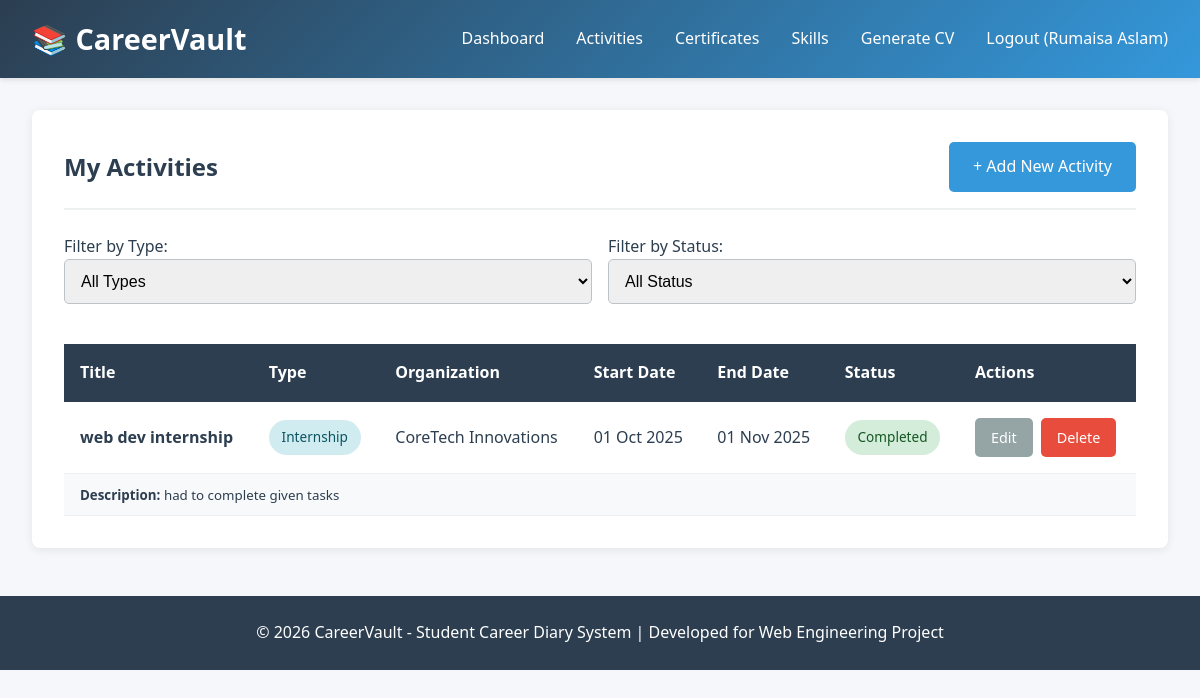
The page /activities/index.php (signed in) on the database its author committed.
### tables this page shows
CREATE TABLE `activities` (
  `activity_id` int(11) NOT NULL,
  `user_id` int(11) NOT NULL,
  `title` varchar(200) NOT NULL,
  `type` enum('Internship','Course','Conference','Workshop') NOT NULL,
  `organization` varchar(200) NOT NULL,
  `start_date` date NOT NULL,
  `end_date` date DEFAULT NULL,
  `status` enum('Ongoing','Completed') DEFAULT 'Ongoing',
  `description` text DEFAULT NULL,
  `created_at` timestamp NOT NULL DEFAULT current_timestamp(),
  `updated_at` timestamp NOT NULL DEFAULT current_timestamp() ON UPDATE current_timestamp()
);

### includes/session.php (called while the page is built, shortened)
<?php
function is_logged_in() {
    return isset($_SESSION['user_id']) && !empty($_SESSION['user_id']);
}
function get_user_id() {
    return $_SESSION['user_id'] ?? null;
}
function get_user_name() {
    return $_SESSION['user_name'] ?? 'User';
}
?>

### includes/helpers.php (called while the page is built, shortened)
<?php
function format_date($date) {
    return date('d M Y', strtotime($date));
}

### activities/index.php (the view, shortened to what this page needs)
<?php
require_once __DIR__ . '/../config/db.php';
require_once __DIR__ . '/../includes/session.php';
require_once __DIR__ . '/../includes/helpers.php';
$user_id = get_user_id();
$sql = "SELECT * FROM activities WHERE user_id = ?";
$params = [$user_id];
$types = "i";
$sql .= " ORDER BY start_date DESC";
$stmt = $conn->prepare($sql);
$stmt->bind_param($types, ...$params);
$stmt->execute();
$activities = $stmt->get_result();
include '../includes/header.php';
?>
<div class="container">
    <div class="card">
        <div class="card-header">
            <h2 class="card-title">My Activities</h2>
            <a href="add.php" class="btn btn-primary">+ Add New Activity</a>
        </div>
        <form method="GET" style="display: flex; gap: 1rem; margin-bottom: 1.5rem; flex-wrap: wrap;">
            <div style="flex: 1; min-width: 200px;">
                <label for="type">Filter by Type:</label>
                <select name="type" id="type" class="form-control" onchange="this.form.submit()">
                    <option value="">All Types</option>
                </select>
            </div>
            <div style="flex: 1; min-width: 200px;">
                <label for="status">Filter by Status:</label>
                <select name="status" id="status" class="form-control" onchange="this.form.submit()">
                    <option value="">All Status</option>
                </select>
            </div>
        </form>
        <?php if ($activities->num_rows > 0): ?>
            <div class="table-responsive">
                <table class="table">
                    <thead>
                        <tr>
                            <th>Title</th>
                            <th>Type</th>
                            <th>Organization</th>
                            <th>Start Date</th>
                            <th>End Date</th>
                            <th>Status</th>
                            <th>Actions</th>
                        </tr>
                    </thead>
                    <tbody>
                        <?php while ($activity = $activities->fetch_assoc()): ?>
                            <tr>
                                <td><strong><?php echo htmlspecialchars($activity['title']); ?></strong></td>
                                <td><span class="badge badge-info"><?php echo $activity['type']; ?></span></td>
                                <td><?php echo htmlspecialchars($activity['organization']); ?></td>
                                <td><?php echo format_date($activity['start_date']); ?></td>
                                <td><?php echo $activity['end_date'] ? format_date($activity['end_date']) : 'Present'; ?></td>
                                <td>
                                    <span class="badge <?php echo $activity['status'] == 'Completed' ? 'badge-success' : 'badge-warning'; ?>">
                                        <?php echo $activity['status']; ?>
                                    </span>
                                </td>
                                <td>
                                    <div class="action-buttons">
                                        <a href="edit.php?id=<?php echo $activity['activity_id']; ?>" class="btn btn-secondary btn-small">Edit</a>
                                        <a href="delete.php?id=<?php echo $activity['activity_id']; ?>" class="btn btn-danger btn-small"
                                           onclick="return confirm('Are you sure you want to delete this activity?')">Delete</a>
                                    </div>
                                </td>
                            </tr>
                            <?php if (!empty($activity['description'])): ?>
                                <tr>
                                    <td colspan="7" style="background-color: #f8f9fa; padding: 0.5rem 1rem;">
                                        <small><strong>Description:</strong> <?php echo nl2br(htmlspecialchars($activity['description'])); ?></small>
                                    </td>
                                </tr>
                            <?php endif; ?>
                        <?php endwhile; ?>
                    </tbody>
                </table>
            </div>
        <?php endif; ?>
    </div>
</div>
<?php include '../includes/footer.php'; ?>

### includes/header.php (shortened to what this page needs)
<!DOCTYPE html>
<html lang="en">
<head>
    <link rel="stylesheet" href="https://cdnjs.cloudflare.com/ajax/libs/font-awesome/6.4.0/css/all.min.css">
    <link rel="stylesheet" href="../assets/css/style.css">
</head>
<body>
    <header class="header">
        <div class="header-container">
            <div class="logo">
                <h1>📚 CareerVault</h1>
            </div>
            <?php if (is_logged_in()): ?>
            <nav class="nav-menu">
                <ul>
                    <li><a href="../dashboard/index.php">Dashboard</a></li>
                    <li><a href="../activities/index.php">Activities</a></li>
                    <li><a href="../certificates/index.php">Certificates</a></li>
                    <li><a href="../skills/index.php">Skills</a></li>
                    <li><a href="../cv/generate.php">Generate CV</a></li>
                    <li><a href="../auth/logout.php">Logout (<?php echo get_user_name(); ?>)</a></li>
                </ul>
            </nav>
            <?php endif; ?>
        </div>
    </header>

### includes/footer.php (shortened to what this page needs)
<footer class="footer">
        <p>&copy; <?php echo date('Y'); ?> CareerVault - Student Career Diary System | Developed for Web Engineering Project</p>
    </footer>
</body>
</html>

### assets/css/style.css (style rules this page uses)
:root { --primary-color: #2c3e50; --secondary-color: #3498db; --success-color: #27ae60; --danger-color: #e74c3c; --warning-color: #f39c12; --light-bg: #ecf0f1; --dark-text: #2c3e50; --border-color: #bdc3c7; }
* { margin: 0; padding: 0; box-sizing: border-box; }
body { font-family: 'Segoe UI', Tahoma, Geneva, Verdana, sans-serif; background-color: #f5f7fa; color: var(--dark-text); line-height: 1.6; }
.header { background: linear-gradient(135deg, var(--primary-color), var(--secondary-color)); color: white; padding: 1rem 0; box-shadow: 0 2px 5px rgba(0,0,0,0.1); }
.header-container { max-width: 1200px; margin: 0 auto; display: flex; justify-content: space-between; align-items: center; padding: 0 2rem; }
.logo h1 { font-size: 1.8rem; font-weight: 700; }
.nav-menu ul { list-style: none; display: flex; gap: 2rem; }
.nav-menu a { color: white; text-decoration: none; font-weight: 500; transition: opacity 0.3s; }
.container { max-width: 1200px; margin: 2rem auto; padding: 0 2rem; }
.card { background: white; border-radius: 8px; padding: 2rem; margin-bottom: 2rem; box-shadow: 0 2px 10px rgba(0,0,0,0.08); }
.card-header { display: flex; justify-content: space-between; align-items: center; margin-bottom: 1.5rem; padding-bottom: 1rem; border-bottom: 2px solid var(--light-bg); }
.card-title { font-size: 1.5rem; color: var(--primary-color); font-weight: 600; }
.form-control { width: 100%; padding: 0.75rem; border: 1px solid var(--border-color); border-radius: 5px; font-size: 1rem; transition: border-color 0.3s; }
select.form-control { cursor: pointer; }
.btn { padding: 0.75rem 1.5rem; border: none; border-radius: 5px; cursor: pointer; font-size: 1rem; font-weight: 500; transition: all 0.3s; text-decoration: none; display: inline-block; }
.btn-primary { background-color: var(--secondary-color); color: white; }
.btn-danger { background-color: var(--danger-color); color: white; }
.btn-secondary { background-color: #95a5a6; color: white; }
.btn-small { padding: 0.5rem 1rem; font-size: 0.9rem; }
.table-responsive { overflow-x: auto; }
.table { width: 100%; border-collapse: collapse; margin-top: 1rem; }
.table th { background-color: var(--primary-color); color: white; padding: 1rem; text-align: left; font-weight: 600; }
.table td { padding: 1rem; border-bottom: 1px solid var(--light-bg); }
.badge { display: inline-block; padding: 0.4rem 0.8rem; border-radius: 20px; font-size: 0.85rem; font-weight: 500; }
.badge-success { background-color: #d4edda; color: #155724; }
.badge-info { background-color: #d1ecf1; color: #0c5460; }
.action-buttons { display: flex; gap: 0.5rem; }
.footer { background-color: var(--primary-color); color: white; text-align: center; padding: 1.5rem; margin-top: 3rem; }

### rows shown on the page
activities: title "web dev internship", type "Internship", organization "CoreTech Innovations", start_date "01 Oct 2025", end_date "01 Nov 2025", status "Completed", description "had to complete given tasks"

### other values the page prints
get_user_name() "Rumaisa Aslam"
